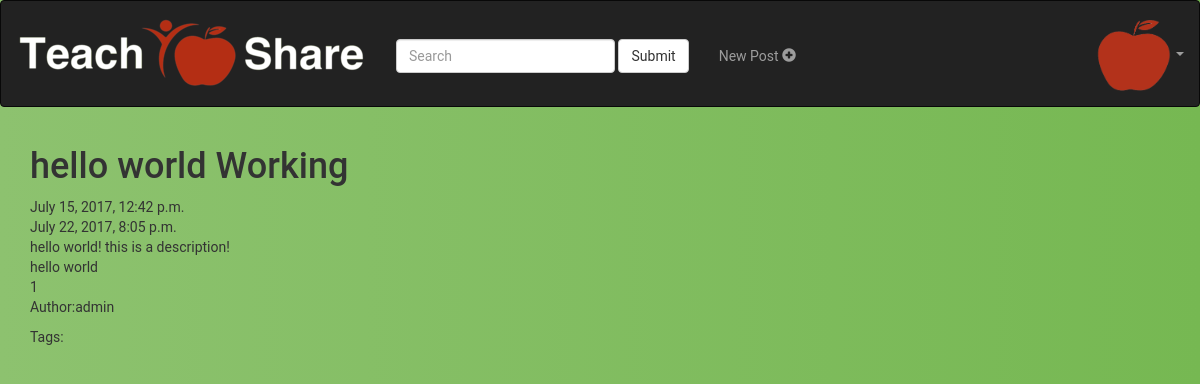
The app's page /account/detail/1/, older data.
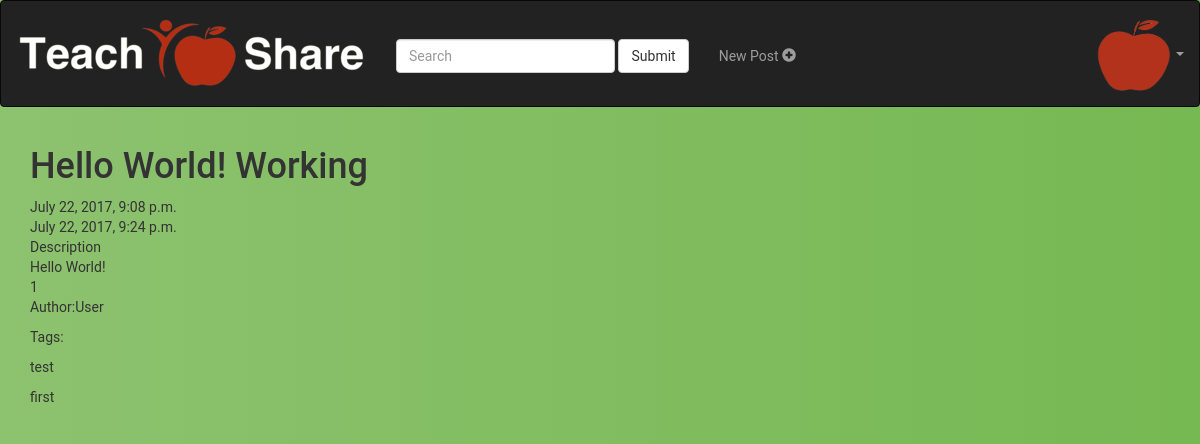
The same page, newer data.
### accounts/models.py (models this page shows)
class Post(models.Model):
	user = models.ForeignKey(settings.AUTH_USER_MODEL, default=1)
	title = models.CharField(max_length=100, default='')
	user = models.CharField(max_length=100, default='')
	content = models.TextField(default="")
	updated = models.DateTimeField(auto_now=True, auto_now_add=False)
	likes = models.IntegerField(default=0)
	timestamp = models.DateTimeField(auto_now=False, auto_now_add= True)

class Tag(models.Model):
	tag = models.CharField(max_length=100, default='')
	post = models.ForeignKey(Post, on_delete=models.CASCADE)

### accounts/views.py (the view)
# urls.py: url(r'^detail/(?P<id>\d+)/$', views.post_detail, name='post_detail' ),
def post_detail(request, id= None):
	instance = get_object_or_404(Post, id=id)
	context = {
		"title": instance.title,
		"instance": instance,
		"tags": instance.tag_set.all()
	}
	return render(request,'accounts/post_detail.html',context)

### accounts/templates/accounts/post_detail.html (shortened to what this page needs)
<!DOCTYPE html>
<html>
<head>
{% load static %}
<link rel="stylesheet" href="https://maxcdn.bootstrapcdn.com/bootstrap/3.3.7/css/bootstrap.min.css">
<link rel="stylesheet" href={% static 'accounts/post_detail.css'%} type = "text/css">
</head>
<body>
<nav class="navbar navbar-inverse ">
  <div class="container-fluid">
    <div class="navbar-header">
      <a class="navbar-brand" href="/account/dashboard">
        <img src="{% static "accounts/tslogo.png" %}" alt="TSLogo"/>
      </a>
    </div>
    <form class="navbar-form navbar-left nav-searchpad">
      <div class="form-group">
        <input type="text" class="form-control" placeholder="Search">
      </div>
      <button type="submit" class="btn btn-default">Submit</button>
    </form>
    <ul class="nav navbar-nav nav-navitems">
      <li><a href="/account/create/">
        <p>New Post <span class="glyphicon glyphicon-plus-sign"></span> </p>
        </a>
      </li>
    </ul>
    <ul class="nav navbar-nav navbar-right">
      <li class="dropdown">
        <a class="dropdown-toggle" data-toggle="dropdown" >
          <img src="{% static "accounts/applelogo.png" %}" alt="TSLogo"/>
        <span class="caret"></span></a>
      </li>
    </ul>
  </div>
</nav>
<div class = "container">
<h1> {{ title }} Working </h1>
{{instance.timestamp}}</br>
{{ instance.updated }}</br>
{{instance.content}}</br>
{{instance.title}}</br>
{{instance.id}}</br>
<p>Author:{{instance.user}}</p>
<p>Tags:
{% if tags %}
  {% for tag in tags %}
      <p>{{tag.tag}}</p>
  {% endfor %}
{% endif %}
</p>
</div>
<div class="col-xs-12" style="height:50px;"></div>
</body>
</html>

### accounts/static/accounts/post_detail.css (style rules this page uses)
body { background: #FCF4E3 ; background: -webkit-linear-gradient(right, #76b852, #8DC26F); background: -moz-linear-gradient(right, #76b852, #8DC26F); background: -o-linear-gradient(right, #76b852, #8DC26F); background: linear-gradient(to left, #76b852, #8DC26F); font-family: "Roboto", sans-serif; -webkit-font-smoothing: antialiased; -moz-osx-font-smoothing: grayscale; }
.navbar { min-height:100px !important; }
.nav-navitems { text-align: center; padding-top: 30px; }
.nav-searchpad { text-align: center; padding-top: 30px; }

Row changes from the older to the newer data that the page shows:
changed Post id 1: title "hello world" → "Hello World!"; timestamp "July 15, 2017, 12:42 p.m." → "July 22, 2017, 9:08 p.m."; updated "July 22, 2017, 8:05 p.m." → "July 22, 2017, 9:24 p.m."; content "hello world! this is a description!" → "Description"; user "admin" → "User"
now on this page (row edited): Tag: tag "test"
now on this page (row edited): Tag: tag "first"
